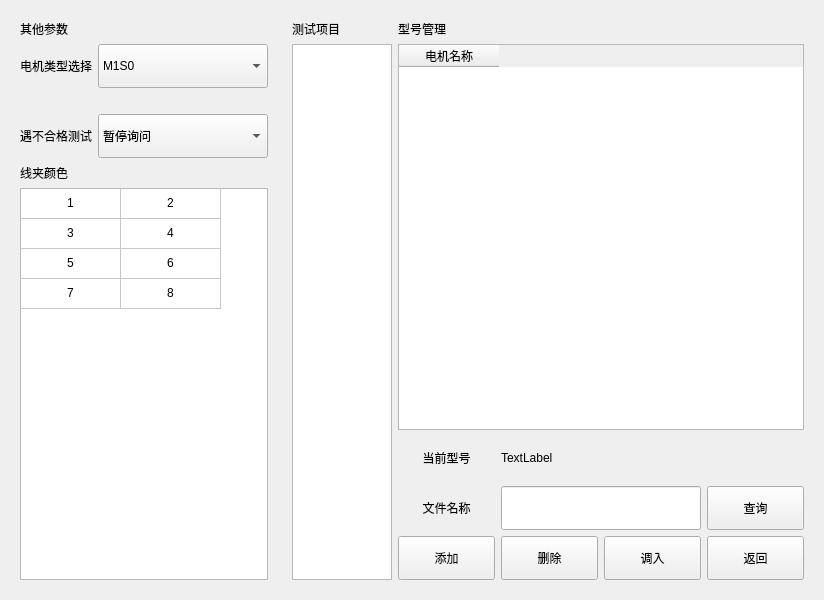
<?xml version="1.0" encoding="UTF-8"?>
<ui version="4.0">
 <class>CWinType</class>
 <widget class="QWidget" name="CWinType">
  <property name="geometry">
   <rect>
    <x>0</x>
    <y>0</y>
    <width>824</width>
    <height>600</height>
   </rect>
  </property>
  <property name="windowTitle">
   <string>Form</string>
  </property>
  <layout class="QHBoxLayout" name="horizontalLayout" stretch="0,1">
   <item>
    <widget class="QStackedWidget" name="WinOther">
     <property name="currentIndex">
      <number>0</number>
     </property>
     <widget class="QWidget" name="WinConfOther">
      <layout class="QGridLayout" name="gridLayout_2" rowstretch="0,0,0,0,0,1">
       <item row="1" column="0">
        <widget class="QLabel" name="TextType">
         <property name="text">
          <string>电机类型选择</string>
         </property>
        </widget>
       </item>
       <item row="1" column="1">
        <widget class="QComboBox" name="BoxType">
         <property name="sizePolicy">
          <sizepolicy hsizetype="Expanding" vsizetype="Fixed">
           <horstretch>0</horstretch>
           <verstretch>0</verstretch>
          </sizepolicy>
         </property>
         <property name="minimumSize">
          <size>
           <width>97</width>
           <height>44</height>
          </size>
         </property>
         <item>
          <property name="text">
           <string>M1S0</string>
          </property>
         </item>
         <item>
          <property name="text">
           <string>M1S1</string>
          </property>
         </item>
         <item>
          <property name="text">
           <string>M1S2</string>
          </property>
         </item>
         <item>
          <property name="text">
           <string>M1S3</string>
          </property>
         </item>
         <item>
          <property name="text">
           <string>M1S4</string>
          </property>
         </item>
         <item>
          <property name="text">
           <string>M1S1L1</string>
          </property>
         </item>
         <item>
          <property name="text">
           <string>M1S1L2</string>
          </property>
         </item>
         <item>
          <property name="text">
           <string>M1S1L3</string>
          </property>
         </item>
         <item>
          <property name="text">
           <string>Other</string>
          </property>
         </item>
        </widget>
       </item>
       <item row="2" column="0" colspan="2">
        <widget class="QLabel" name="labelType">
         <property name="sizePolicy">
          <sizepolicy hsizetype="Expanding" vsizetype="Expanding">
           <horstretch>0</horstretch>
           <verstretch>0</verstretch>
          </sizepolicy>
         </property>
         <property name="pixmap">
          <pixmap resource="aip-image.qrc">:/image/M1S0.png</pixmap>
         </property>
         <property name="scaledContents">
          <bool>true</bool>
         </property>
        </widget>
       </item>
       <item row="3" column="0">
        <widget class="QLabel" name="TextNG">
         <property name="text">
          <string>遇不合格测试</string>
         </property>
        </widget>
       </item>
       <item row="3" column="1">
        <widget class="QComboBox" name="BoxTestNG">
         <property name="sizePolicy">
          <sizepolicy hsizetype="Expanding" vsizetype="Fixed">
           <horstretch>0</horstretch>
           <verstretch>0</verstretch>
          </sizepolicy>
         </property>
         <property name="minimumSize">
          <size>
           <width>97</width>
           <height>44</height>
          </size>
         </property>
         <item>
          <property name="text">
           <string>暂停询问</string>
          </property>
         </item>
         <item>
          <property name="text">
           <string>继续测试</string>
          </property>
         </item>
        </widget>
       </item>
       <item row="4" column="0">
        <widget class="QLabel" name="TextColor">
         <property name="text">
          <string>线夹颜色</string>
         </property>
        </widget>
       </item>
       <item row="5" column="0" colspan="2">
        <widget class="QTableWidget" name="TabWire">
         <attribute name="horizontalHeaderVisible">
          <bool>false</bool>
         </attribute>
         <attribute name="verticalHeaderVisible">
          <bool>false</bool>
         </attribute>
         <row>
          <property name="text">
           <string>新建行</string>
          </property>
         </row>
         <row>
          <property name="text">
           <string>新建行</string>
          </property>
         </row>
         <row>
          <property name="text">
           <string>新建行</string>
          </property>
         </row>
         <row>
          <property name="text">
           <string>新建行</string>
          </property>
         </row>
         <column>
          <property name="text">
           <string>新建列</string>
          </property>
         </column>
         <column>
          <property name="text">
           <string>新建列</string>
          </property>
         </column>
         <item row="0" column="0">
          <property name="text">
           <string>1</string>
          </property>
          <property name="textAlignment">
           <set>AlignCenter</set>
          </property>
         </item>
         <item row="0" column="1">
          <property name="text">
           <string>2</string>
          </property>
          <property name="textAlignment">
           <set>AlignCenter</set>
          </property>
         </item>
         <item row="1" column="0">
          <property name="text">
           <string>3</string>
          </property>
          <property name="textAlignment">
           <set>AlignCenter</set>
          </property>
         </item>
         <item row="1" column="1">
          <property name="text">
           <string>4</string>
          </property>
          <property name="textAlignment">
           <set>AlignCenter</set>
          </property>
         </item>
         <item row="2" column="0">
          <property name="text">
           <string>5</string>
          </property>
          <property name="textAlignment">
           <set>AlignCenter</set>
          </property>
         </item>
         <item row="2" column="1">
          <property name="text">
           <string>6</string>
          </property>
          <property name="textAlignment">
           <set>AlignCenter</set>
          </property>
         </item>
         <item row="3" column="0">
          <property name="text">
           <string>7</string>
          </property>
          <property name="textAlignment">
           <set>AlignCenter</set>
          </property>
         </item>
         <item row="3" column="1">
          <property name="text">
           <string>8</string>
          </property>
          <property name="textAlignment">
           <set>AlignCenter</set>
          </property>
         </item>
        </widget>
       </item>
       <item row="0" column="0" colspan="2">
        <widget class="QLabel" name="TextOther">
         <property name="text">
          <string>其他参数</string>
         </property>
        </widget>
       </item>
      </layout>
     </widget>
     <widget class="QWidget" name="WinConfProj">
      <layout class="QVBoxLayout" name="verticalLayout_2">
       <item>
        <widget class="QLabel" name="TextItemSelect">
         <property name="text">
          <string>项目选择与设置</string>
         </property>
        </widget>
       </item>
       <item>
        <widget class="QTableWidget" name="TabProj">
         <attribute name="horizontalHeaderVisible">
          <bool>false</bool>
         </attribute>
         <attribute name="verticalHeaderVisible">
          <bool>false</bool>
         </attribute>
         <column>
          <property name="text">
           <string>可选项目</string>
          </property>
         </column>
         <column>
          <property name="text">
           <string>设置</string>
          </property>
         </column>
        </widget>
       </item>
      </layout>
     </widget>
    </widget>
   </item>
   <item>
    <widget class="QStackedWidget" name="WinType">
     <property name="currentIndex">
      <number>0</number>
     </property>
     <widget class="QWidget" name="WinConfList">
      <layout class="QGridLayout" name="gridLayout" rowstretch="0,1,0,0,0" columnminimumwidth="1,1,1,1,1">
       <item row="4" column="4">
        <widget class="QPushButton" name="BtnConfExit">
         <property name="sizePolicy">
          <sizepolicy hsizetype="Expanding" vsizetype="Fixed">
           <horstretch>0</horstretch>
           <verstretch>0</verstretch>
          </sizepolicy>
         </property>
         <property name="minimumSize">
          <size>
           <width>97</width>
           <height>44</height>
          </size>
         </property>
         <property name="text">
          <string>返回</string>
         </property>
        </widget>
       </item>
       <item row="0" column="1" colspan="4">
        <widget class="QLabel" name="label_3">
         <property name="text">
          <string>型号管理</string>
         </property>
        </widget>
       </item>
       <item row="4" column="1">
        <widget class="QPushButton" name="BtnInsert">
         <property name="sizePolicy">
          <sizepolicy hsizetype="Expanding" vsizetype="Fixed">
           <horstretch>0</horstretch>
           <verstretch>0</verstretch>
          </sizepolicy>
         </property>
         <property name="minimumSize">
          <size>
           <width>97</width>
           <height>44</height>
          </size>
         </property>
         <property name="text">
          <string>添加</string>
         </property>
        </widget>
       </item>
       <item row="3" column="4">
        <widget class="QPushButton" name="BtnCheck">
         <property name="sizePolicy">
          <sizepolicy hsizetype="Minimum" vsizetype="Minimum">
           <horstretch>0</horstretch>
           <verstretch>0</verstretch>
          </sizepolicy>
         </property>
         <property name="minimumSize">
          <size>
           <width>97</width>
           <height>44</height>
          </size>
         </property>
         <property name="text">
          <string>查询</string>
         </property>
        </widget>
       </item>
       <item row="3" column="2" colspan="2">
        <widget class="QLineEdit" name="EditTypeName">
         <property name="sizePolicy">
          <sizepolicy hsizetype="Expanding" vsizetype="Expanding">
           <horstretch>0</horstretch>
           <verstretch>0</verstretch>
          </sizepolicy>
         </property>
        </widget>
       </item>
       <item row="1" column="0" rowspan="4">
        <widget class="QTableWidget" name="TabTest">
         <property name="minimumSize">
          <size>
           <width>100</width>
           <height>0</height>
          </size>
         </property>
         <property name="editTriggers">
          <set>QAbstractItemView::NoEditTriggers</set>
         </property>
         <property name="selectionMode">
          <enum>QAbstractItemView::SingleSelection</enum>
         </property>
         <property name="selectionBehavior">
          <enum>QAbstractItemView::SelectRows</enum>
         </property>
         <attribute name="horizontalHeaderVisible">
          <bool>false</bool>
         </attribute>
         <attribute name="horizontalHeaderHighlightSections">
          <bool>false</bool>
         </attribute>
         <attribute name="horizontalHeaderStretchLastSection">
          <bool>true</bool>
         </attribute>
         <attribute name="verticalHeaderVisible">
          <bool>false</bool>
         </attribute>
         <attribute name="verticalHeaderDefaultSectionSize">
          <number>44</number>
         </attribute>
         <attribute name="verticalHeaderHighlightSections">
          <bool>false</bool>
         </attribute>
         <column>
          <property name="text">
           <string>测试项目</string>
          </property>
         </column>
        </widget>
       </item>
       <item row="1" column="1" colspan="4">
        <widget class="QTableWidget" name="TabFile">
         <property name="editTriggers">
          <set>QAbstractItemView::NoEditTriggers</set>
         </property>
         <property name="selectionMode">
          <enum>QAbstractItemView::SingleSelection</enum>
         </property>
         <property name="selectionBehavior">
          <enum>QAbstractItemView::SelectRows</enum>
         </property>
         <attribute name="horizontalHeaderHighlightSections">
          <bool>false</bool>
         </attribute>
         <attribute name="verticalHeaderVisible">
          <bool>false</bool>
         </attribute>
         <attribute name="verticalHeaderDefaultSectionSize">
          <number>44</number>
         </attribute>
         <column>
          <property name="text">
           <string>电机名称</string>
          </property>
         </column>
        </widget>
       </item>
       <item row="3" column="1">
        <widget class="QLabel" name="label">
         <property name="text">
          <string>文件名称</string>
         </property>
         <property name="alignment">
          <set>Qt::AlignCenter</set>
         </property>
        </widget>
       </item>
       <item row="4" column="3">
        <widget class="QPushButton" name="BtnRead">
         <property name="sizePolicy">
          <sizepolicy hsizetype="Expanding" vsizetype="Fixed">
           <horstretch>0</horstretch>
           <verstretch>0</verstretch>
          </sizepolicy>
         </property>
         <property name="minimumSize">
          <size>
           <width>97</width>
           <height>44</height>
          </size>
         </property>
         <property name="text">
          <string>调入</string>
         </property>
        </widget>
       </item>
       <item row="4" column="2">
        <widget class="QPushButton" name="BtnDelete">
         <property name="sizePolicy">
          <sizepolicy hsizetype="Expanding" vsizetype="Fixed">
           <horstretch>0</horstretch>
           <verstretch>0</verstretch>
          </sizepolicy>
         </property>
         <property name="minimumSize">
          <size>
           <width>97</width>
           <height>44</height>
          </size>
         </property>
         <property name="text">
          <string>删除</string>
         </property>
        </widget>
       </item>
       <item row="0" column="0">
        <widget class="QLabel" name="label_2">
         <property name="text">
          <string>测试项目</string>
         </property>
        </widget>
       </item>
       <item row="2" column="1">
        <widget class="QLabel" name="TextCurrentType">
         <property name="minimumSize">
          <size>
           <width>0</width>
           <height>44</height>
          </size>
         </property>
         <property name="text">
          <string>当前型号</string>
         </property>
         <property name="alignment">
          <set>Qt::AlignCenter</set>
         </property>
        </widget>
       </item>
       <item row="2" column="2" colspan="3">
        <widget class="QLabel" name="TextTypeShow">
         <property name="minimumSize">
          <size>
           <width>0</width>
           <height>44</height>
          </size>
         </property>
         <property name="text">
          <string>TextLabel</string>
         </property>
        </widget>
       </item>
      </layout>
     </widget>
     <widget class="QWidget" name="WinConfColor">
      <layout class="QVBoxLayout" name="verticalLayout">
       <item>
        <widget class="QLabel" name="TextColorSelect">
         <property name="text">
          <string>线夹颜色选择</string>
         </property>
        </widget>
       </item>
       <item>
        <widget class="QTableWidget" name="TabColor">
         <attribute name="horizontalHeaderVisible">
          <bool>false</bool>
         </attribute>
         <attribute name="verticalHeaderVisible">
          <bool>false</bool>
         </attribute>
         <row>
          <property name="text">
           <string>新建行</string>
          </property>
         </row>
         <row>
          <property name="text">
           <string>新建行</string>
          </property>
         </row>
         <row>
          <property name="text">
           <string>新建行</string>
          </property>
         </row>
         <row>
          <property name="text">
           <string>新建行</string>
          </property>
         </row>
         <row>
          <property name="text">
           <string>新建行</string>
          </property>
         </row>
         <row>
          <property name="text">
           <string>新建行</string>
          </property>
         </row>
         <row>
          <property name="text">
           <string>新建行</string>
          </property>
         </row>
         <row>
          <property name="text">
           <string>新建行</string>
          </property>
         </row>
         <row>
          <property name="text">
           <string>新建行</string>
          </property>
         </row>
         <row>
          <property name="text">
           <string>新建行</string>
          </property>
         </row>
         <column>
          <property name="text">
           <string>新建列</string>
          </property>
         </column>
         <column>
          <property name="text">
           <string>新建列</string>
          </property>
         </column>
         <column>
          <property name="text">
           <string>新建列</string>
          </property>
         </column>
         <column>
          <property name="text">
           <string>新建列</string>
          </property>
         </column>
         <column>
          <property name="text">
           <string>新建列</string>
          </property>
         </column>
         <column>
          <property name="text">
           <string>新建列</string>
          </property>
         </column>
        </widget>
       </item>
      </layout>
     </widget>
    </widget>
   </item>
  </layout>
 </widget>
 <resources>
  <include location="aip-image.qrc"/>
 </resources>
 <connections/>
</ui>
